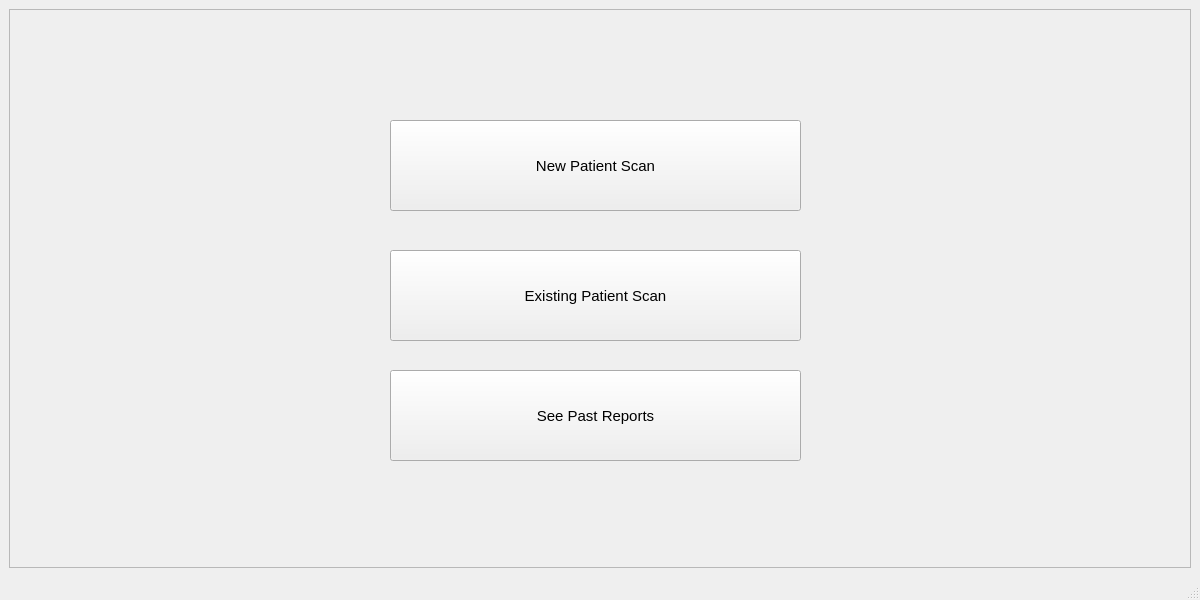
<?xml version="1.0" encoding="UTF-8"?>
<ui version="4.0">
 <class>homeScreenWindow</class>
 <widget class="QMainWindow" name="homeScreenWindow">
  <property name="geometry">
   <rect>
    <x>0</x>
    <y>0</y>
    <width>1200</width>
    <height>600</height>
   </rect>
  </property>
  <property name="sizePolicy">
   <sizepolicy hsizetype="Fixed" vsizetype="Fixed">
    <horstretch>0</horstretch>
    <verstretch>0</verstretch>
   </sizepolicy>
  </property>
  <property name="font">
   <font>
    <family>Arial</family>
    <pointsize>11</pointsize>
   </font>
  </property>
  <property name="mouseTracking">
   <bool>false</bool>
  </property>
  <property name="tabletTracking">
   <bool>false</bool>
  </property>
  <property name="focusPolicy">
   <enum>Qt::StrongFocus</enum>
  </property>
  <property name="windowTitle">
   <string>Home Screen</string>
  </property>
  <property name="tabShape">
   <enum>QTabWidget::Rounded</enum>
  </property>
  <widget class="QWidget" name="centralwidget">
   <layout class="QGridLayout" name="gridLayout">
    <item row="2" column="1">
     <widget class="QScrollArea" name="scrollArea">
      <property name="widgetResizable">
       <bool>true</bool>
      </property>
      <widget class="QWidget" name="scrollAreaWidgetContents">
       <property name="geometry">
        <rect>
         <x>0</x>
         <y>0</y>
         <width>1180</width>
         <height>555</height>
        </rect>
       </property>
       <widget class="QPushButton" name="existingPatientWindowButton">
        <property name="geometry">
         <rect>
          <x>380</x>
          <y>240</y>
          <width>411</width>
          <height>91</height>
         </rect>
        </property>
        <property name="mouseTracking">
         <bool>false</bool>
        </property>
        <property name="focusPolicy">
         <enum>Qt::StrongFocus</enum>
        </property>
        <property name="text">
         <string>Existing Patient Scan</string>
        </property>
       </widget>
       <widget class="QPushButton" name="pastReportsWindowButton">
        <property name="geometry">
         <rect>
          <x>380</x>
          <y>360</y>
          <width>411</width>
          <height>91</height>
         </rect>
        </property>
        <property name="mouseTracking">
         <bool>false</bool>
        </property>
        <property name="focusPolicy">
         <enum>Qt::StrongFocus</enum>
        </property>
        <property name="text">
         <string>See Past Reports</string>
        </property>
       </widget>
       <widget class="QPushButton" name="newPatientWindowButton">
        <property name="geometry">
         <rect>
          <x>380</x>
          <y>110</y>
          <width>411</width>
          <height>91</height>
         </rect>
        </property>
        <property name="mouseTracking">
         <bool>false</bool>
        </property>
        <property name="focusPolicy">
         <enum>Qt::StrongFocus</enum>
        </property>
        <property name="text">
         <string>New Patient Scan</string>
        </property>
        <property name="default">
         <bool>false</bool>
        </property>
        <property name="flat">
         <bool>false</bool>
        </property>
       </widget>
      </widget>
     </widget>
    </item>
   </layout>
  </widget>
  <widget class="QStatusBar" name="statusbar"/>
 </widget>
 <resources/>
 <connections/>
</ui>
